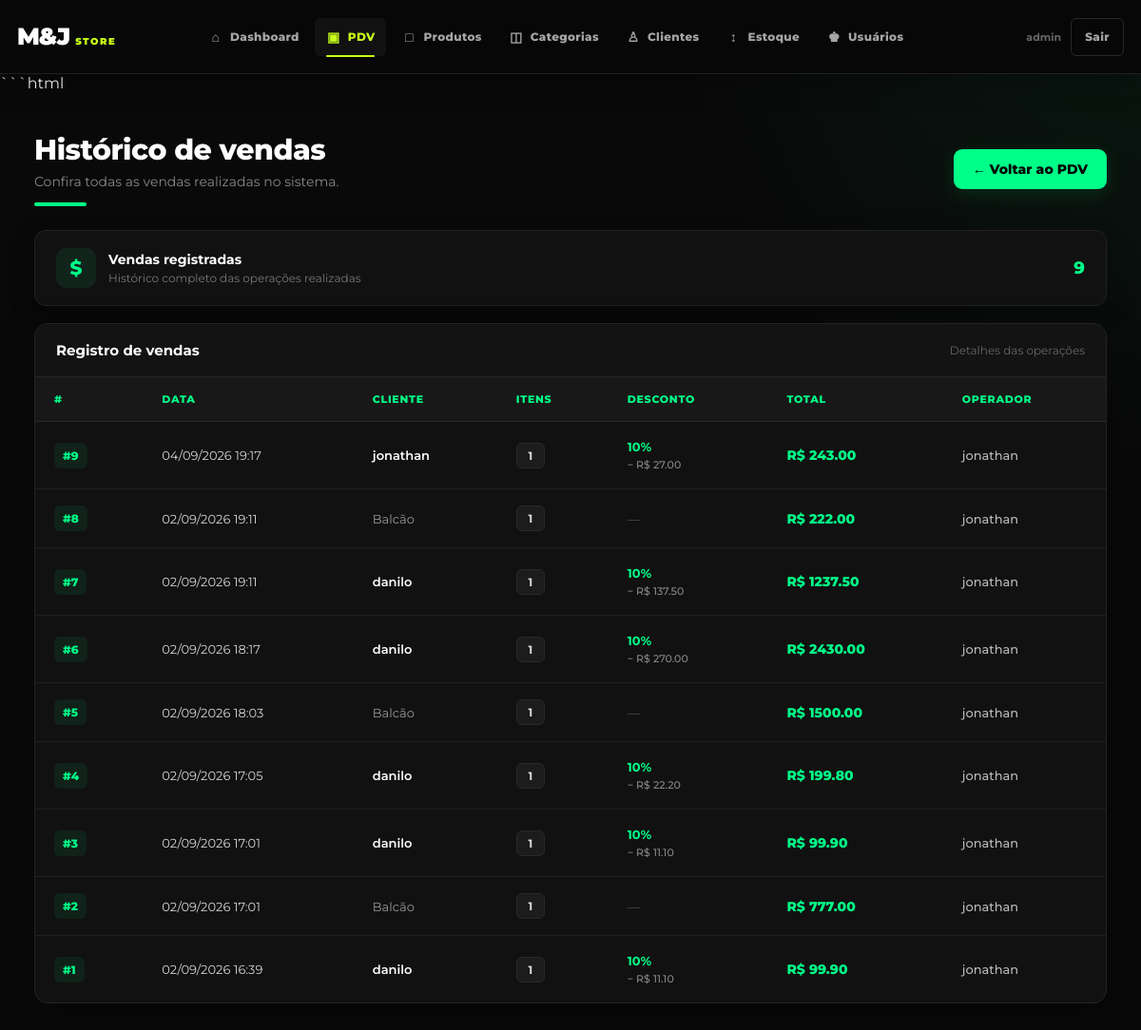
Before: /pdv/historico (signed in) with the older database file.
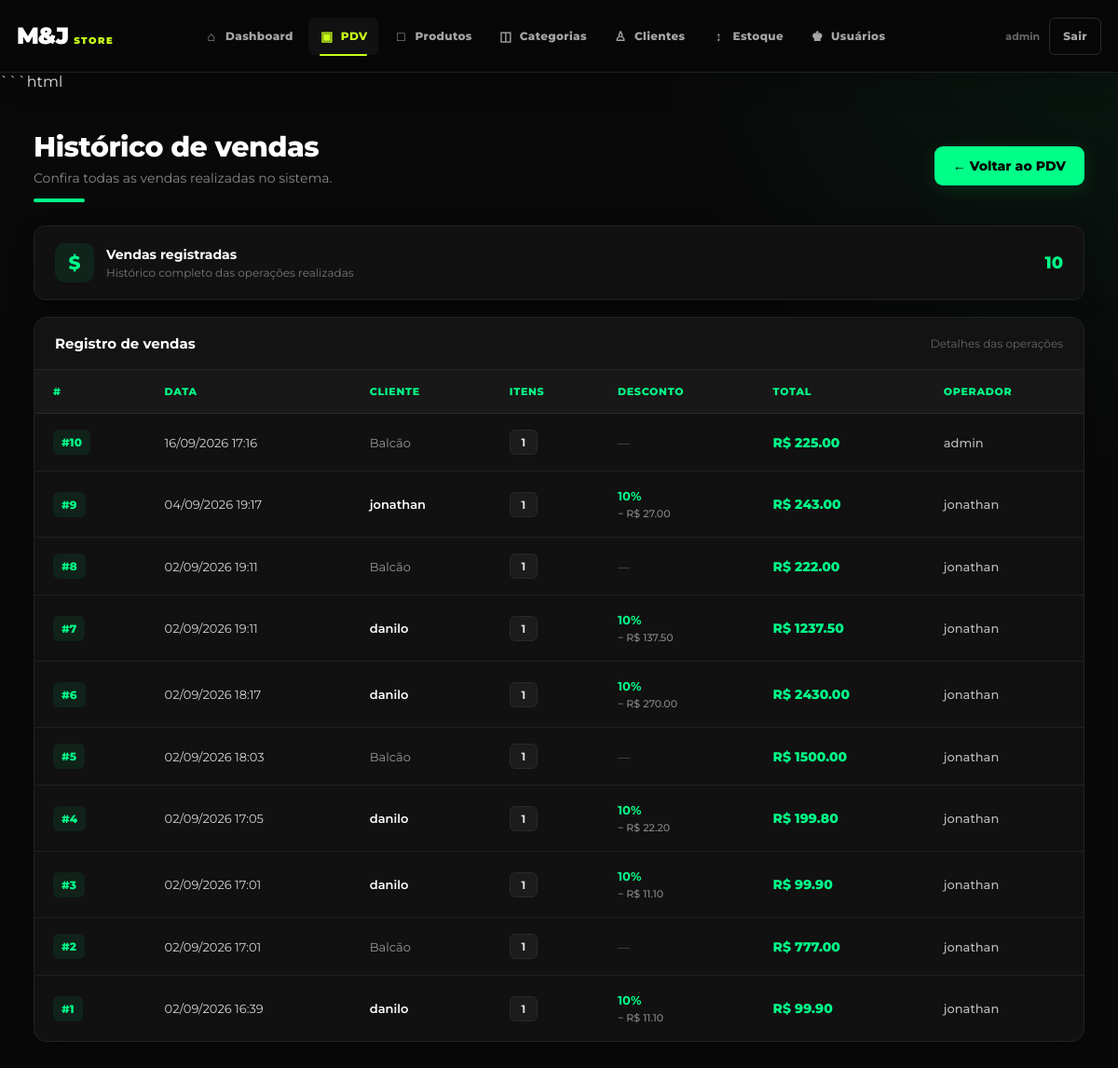
After: the same page with the newer database file.
### app/models/usuarios.py (models this page shows)
class Usuario(Base):
    __tablename__ = "usuarios"
    id = Column(Integer, primary_key=True, autoincrement=True)
    nome = Column(String(100), nullable=False)
    email = Column(String(150), unique=True, nullable=False)
    senha_hash = Column(String(255), nullable=False)
    role = Column(String(20), nullable=False, default="operador")
    ativo = Column(Boolean, default=True)
    criando_em = Column(DateTime, server_default=func.now())

### app/models/venda.py (models this page shows, shortened)
class Venda(Base):
    __tablename__ = "vendas"
    id         = Column(Integer, primary_key=True, index=True)
    cliente_id = Column(
        Integer,
        ForeignKey("clientes.id", ondelete="SET NULL"),
        nullable=True
    )
    usuario_id = Column(
        Integer,
        ForeignKey("usuarios.id", ondelete="SET NULL"),
        nullable=True
    )
    desconto_percentual = Column(Float, nullable=False, default=0.0)
    total_bruto  = Column(Float, nullable=False, default=0.0)
    total_liquido = Column(Float, nullable=False, default=0.0)
    observacao = Column(String(255), nullable=True)
    criado_em = Column(DateTime, server_default=func.now())
    cliente = relationship("Cliente", back_populates="vendas")
    usuario = relationship("Usuario", backref="vendas")
    itens   = relationship(
        "ItemVenda",
        back_populates="venda",
        cascade="all, delete-orphan"  # deleta itens se a venda for deletada
    )

### app/models/cliente.py (models this page shows)
class Cliente(Base):
    __tablename__ = "clientes"
    id = Column(
        Integer,
        primary_key=True,
        index=True
    )
    nome = Column(
        String(150),
        nullable=False
    )
    matricula = Column(
        String(100),
        unique=True,
        nullable=True
    )
    telefone = Column(
        String(30),
        nullable=True
    )
    is_associado = Column(
        Boolean,
        default=False,
        nullable=False
    )
    ativo = Column(
        Boolean,
        default=True,
        nullable=False
    )
    desconto_percentual = Column(
        Float,
        default=0.0,
        nullable=False
    )
    criado_em = Column(
        DateTime,
        server_default=func.now(),
        nullable=False
    )
    vendas = relationship(
        "Venda",
        back_populates="cliente"
    )

### app/controllers/pdv_controller.py (the view)
@router.get("/historico")
def historico_vendas(
    request: Request,
    db: Session = Depends(get_db),
    usuario=Depends(
        get_usuario_logado
    )
):
    vendas = (
        db.query(Venda)
        .order_by(
            Venda.criado_em.desc()
        )
        .limit(100)
        .all()
    )
    return templates.TemplateResponse(
        request=request,
        name="pdv/historico.html",
        context={
            "request":
                request,
            "usuario":
                usuario,
            "vendas":
                vendas
        }
    )

### app/templates/pdv/historico.html (shortened to what the changed rows need)
<!DOCTYPE html>
<html lang="pt-br">
<head>
    <link rel="stylesheet" href="/static/css/navbar.css">
</head>
<body>
    {% include "shared/navbar.html" %}
    <main class="container">
        <div class="topo">
            <div class="titulo-area">
                <h1>Histórico de vendas</h1>
            </div>
        </div>
        <div class="resumo">
            <div class="resumo-info">
                <div class="resumo-icone">
                </div>
                <div class="resumo-texto">
                </div>
            </div>
            <div class="contador">
                {{ vendas | length }}
            </div>
        </div>
        <div class="tabela-card">
            <div class="tabela-topo">
                <h2>Registro de vendas</h2>
            </div>
            <div class="tabela-container">
                <table>
                    <thead>
                        <tr>
                            <th>#</th>
                            <th>Data</th>
                            <th>Cliente</th>
                            <th>Itens</th>
                            <th>Desconto</th>
                            <th>Total</th>
                            <th>Operador</th>
                        </tr>
                    </thead>
                    <tbody>
                        {% for v in vendas %}
                        <tr>
                            <td>
                                <a href="/pdv/venda/{{ v.id }}" class="venda-link">
                                    #{{ v.id }}
                                </a>
                            </td>
                            <td>
                                {{ v.criado_em.strftime('%d/%m/%Y %H:%M') }}
                            </td>
                            <td>
                                {% if v.cliente %}
                                <span class="cliente">
                                    {{ v.cliente.nome }}
                                </span>
                                {% else %}
                                <span class="cliente-balcao">
                                    Balcão
                                </span>
                                {% endif %}
                            </td>
                            <td>
                                <span class="quantidade">
                                    {{ v.itens | length }}
                                </span>
                            </td>
                            <td>
                                {% if v.desconto_percentual > 0 %}
                                <span class="desconto">
                                    {{ v.desconto_percentual|int }}%
                                    <br>
                                    <small>
                                        − R$ {{ "%.2f"|format(v.desconto_valor) }}
                                    </small>
                                </span>
                                {% else %}
                                <span class="sem-desconto">
                                    —
                                </span>
                                {% endif %}
                            </td>
                            <td class="total">
                                R$ {{ "%.2f"|format(v.total_liquido) }}
                            </td>
                            <td>
                                <span class="operador">
                                    {{ v.usuario.nome if v.usuario else "—" }}
                                </span>
                            </td>
                        </tr>
                        {% endfor %}
                    </tbody>
                </table>
            </div>
        </div>
    </main>
</body>
</html>

### app/templates/shared/navbar.html (shortened to what this page needs)
<nav class="app-navbar" aria-label="Navegação principal">
    <div class="app-navbar-inner">
        <a href="/" class="app-navbar-brand" aria-label="M&J Store - Dashboard">
            <span class="app-navbar-brand-main">M&J</span>
            <span class="app-navbar-brand-sub">STORE</span>
        </a>
        <div class="app-navbar-menu" id="app-navbar-menu">
            <div class="app-navbar-links">
                <a href="/" class="app-navbar-link {% if request.url.path == '/' %}active{% endif %}">
                    <span class="app-navbar-icon">⌂</span>
                    Dashboard
                </a>
                <a href="/pdv" class="app-navbar-link {% if request.url.path.startswith('/pdv') %}active{% endif %}">
                    <span class="app-navbar-icon">▣</span>
                    PDV
                </a>
                <a href="/produtos" class="app-navbar-link {% if request.url.path.startswith('/produtos') %}active{% endif %}">
                    <span class="app-navbar-icon">□</span>
                    Produtos
                </a>
                {% if usuario and usuario.get('role') == 'admin' %}
                <a href="/categorias" class="app-navbar-link {% if request.url.path.startswith('/categorias') %}active{% endif %}">
                    <span class="app-navbar-icon">◫</span>
                    Categorias
                </a>
                {% endif %}
                {% if usuario and usuario.get('role') == 'admin' %}
                <a href="/clientes" class="app-navbar-link {% if request.url.path.startswith('/clientes') %}active{% endif %}">
                    <span class="app-navbar-icon">♙</span>
                    Clientes
                </a>
                {% endif %}
                {% if usuario and usuario.get('role') == 'admin' %}
                <a href="/movimentacoes" class="app-navbar-link {% if request.url.path.startswith('/movimentacoes') %}active{% endif %}">
                    <span class="app-navbar-icon">↕</span>
                    Estoque
                </a>
                {% endif %}
                {% if usuario and usuario.get('role') == 'admin' %}
                <a href="/usuarios" class="app-navbar-link {% if request.url.path.startswith('/usuarios') %}active{% endif %}">
                    <span class="app-navbar-icon">♚</span>
                    Usuários
                </a>
                {% endif %}
            </div>
            <div class="app-navbar-actions">
                <span class="app-navbar-user">
                    {% if usuario %}
                        {{ usuario.nome or usuario.get('nome') or usuario.email or usuario.get('email') or 'Usuário' }}
                    {% else %}
                        Sistema
                    {% endif %}
                </span>
                <a href="/auth/logout" class="app-navbar-logout">Sair</a>
            </div>
        </div>
    </div>
</nav>

Changed rows visible on the page:
no longer on this page (row unchanged): Usuario: role "admin"
added Venda: id "10", criado_em "16/09/2026 17:16", shows "Balcão", itens|length "1", total_liquido "225.00", usuario "admin"
Other visible differences:
{{ vendas | length }}: "9" → "10"
text now shown: "admin"
